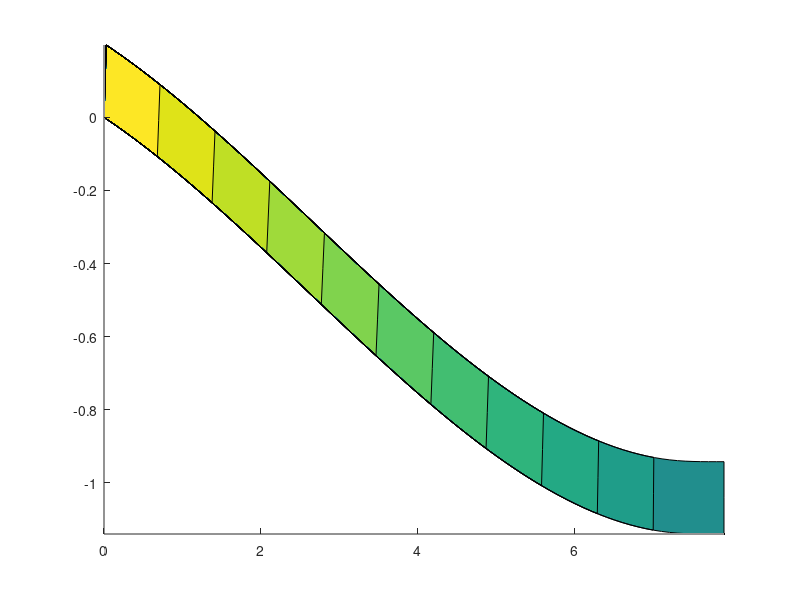

Source code (MATLAB):
clc;
clear;
totalNodes = 486;
nodesInXcoor = 81;
nodesInYcoor = 3;
data = dlmread("Results30.dat");
data(1,:)=[]

upperBeamData = data(1:totalNodes/2, 1);

xDataUpper = data(1:totalNodes/2,1);
yDataUpper = data(1:totalNodes/2,2);
tempDataUpper = data(1:totalNodes/2,3);

xDataLower = data(totalNodes/2+1:totalNodes,1);
yDataLower = data(totalNodes/2+1:totalNodes,2);
tempDataLower = data(totalNodes/2+1:totalNodes,3);


contourXDataUpper=reshape(xDataUpper,nodesInXcoor,nodesInYcoor);
contourYDataUpper=reshape(yDataUpper,nodesInXcoor,nodesInYcoor);
contourtempDataUpper=reshape(tempDataUpper,nodesInXcoor,nodesInYcoor);

contourXDataLower=reshape(xDataLower,nodesInXcoor,nodesInYcoor);
contourYDataLower=reshape(yDataLower,nodesInXcoor,nodesInYcoor);
contourtempDataLower=reshape(tempDataLower,nodesInXcoor,nodesInYcoor);


%contour(xData, yData);
hold on;
contourf(contourXDataUpper, contourYDataUpper, contourtempDataUpper);
contourf(contourXDataLower, contourYDataLower, contourtempDataLower);
